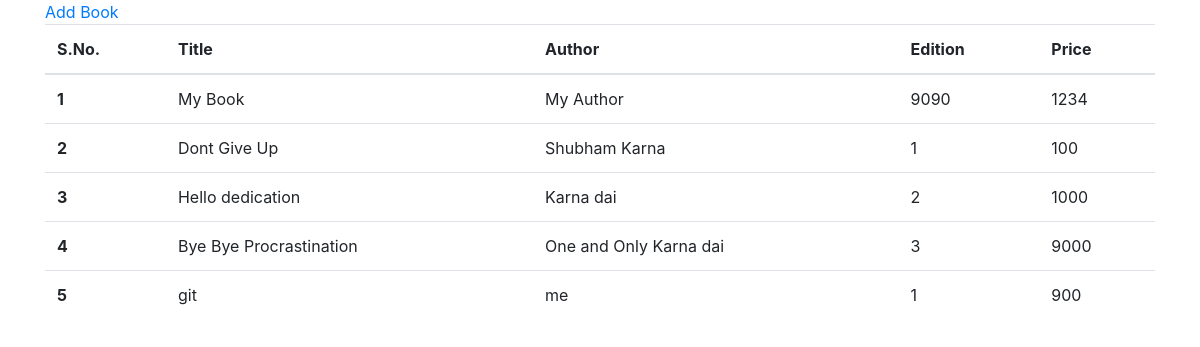
/dform/books/, run on the app's committed database.
### djangoForm/models.py (models this page shows)
class Pustak(models.Model):
    title = models.CharField(max_length=50)
    author = models.CharField(max_length=50)
    edition = models.IntegerField()
    price = models.IntegerField()

### djangoForm/views.py (the view)
# urls.py: 2. Add a URL to urlpatterns:  path('', views.home, name='home')
def home(request):
    book_data = Pustak.objects.all()
    return render(request, 'djangoForm/base.html', context={'booklist': book_data})

### djangoForm/templates/djangoForm/base.html (shortened to what this page needs)
<!DOCTYPE html>
<html lang="en">
<head>
    <link rel="stylesheet" href="https://cdn.jsdelivr.net/npm/bootstrap@4.0.0/dist/css/bootstrap.min.css">
</head>
<body>
    <div class="container">
      <a href="{% url 'addbook' %}">Add Book</a>
        <table class="table">
            <thead>
              <tr>
                <th scope="col">S.No.</th>
                <th scope="col">Title</th>
                <th scope="col">Author</th>
                <th scope="col">Edition</th>
                <th scope="col">Price</th>
              </tr>
            </thead>
            <tbody>
              {% for i in booklist %}
                <tr>
                  <th scope="row">{{i.id}}</th>
                  <td>{{i.title}}</td>
                  <td>{{i.author}}</td>
                  <td>{{i.edition}}</td>
                  <td>{{i.price}}</td>
                </tr>
              {% endfor %}
            </tbody>
          </table>
    </div>
</body>
</html>

### data on the page
Pustak: id "1", title "My Book", author "My Author", edition "9090", price "1234"
Pustak: id "2", title "Dont Give Up", author "Shubham Karna", edition "1", price "100"
Pustak: id "3", title "Hello dedication", author "Karna dai", edition "2", price "1000"
Pustak: id "4", title "Bye Bye Procrastination", author "One and Only Karna dai", edition "3", price "9000"
Pustak: id "5", title "git", author "me", edition "1", price "900"
